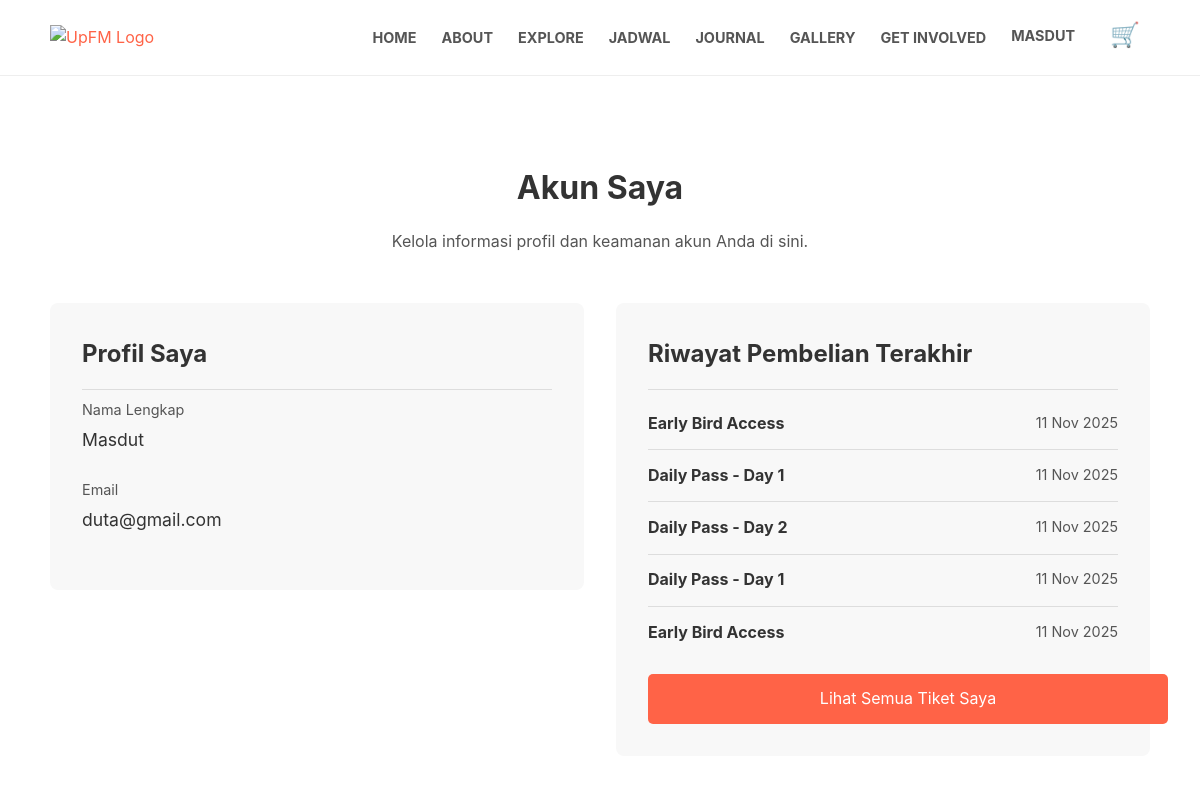
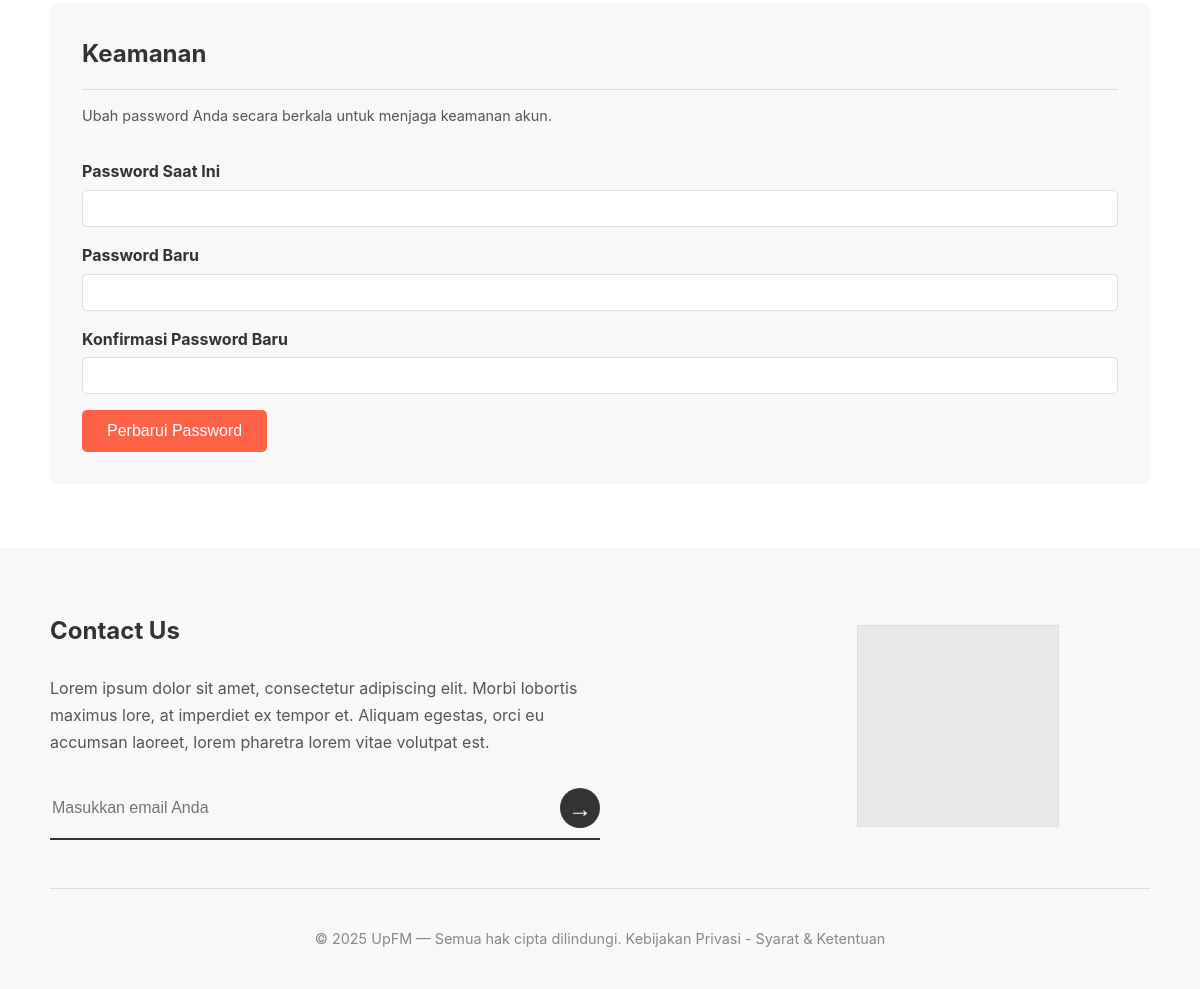
The page /account/my_account.php (signed in) on the database its author committed (2 pictures, top to bottom).
### tables this page shows
CREATE TABLE `users` (
  `id` int(11) NOT NULL,
  `full_name` varchar(255) NOT NULL,
  `email` varchar(255) NOT NULL,
  `password` varchar(255) NOT NULL COMMENT 'HARUS disimpan dalam bentuk HASH',
  `role` enum('admin','petugas','pengunjung') NOT NULL DEFAULT 'pengunjung',
  `created_at` timestamp NOT NULL DEFAULT current_timestamp()
);

CREATE TABLE `ticket_purchases` (
  `id` int(11) NOT NULL,
  `user_id` int(11) NOT NULL,
  `ticket_id` int(11) NOT NULL,
  `quantity` int(5) NOT NULL,
  `total_price` decimal(10,2) NOT NULL,
  `purchase_date` timestamp NOT NULL DEFAULT current_timestamp(),
  `payment_status` enum('pending','success','failed') NOT NULL DEFAULT 'pending',
  `transaction_code` varchar(50) NOT NULL
);

CREATE TABLE `tickets` (
  `id` int(11) NOT NULL,
  `category_name` varchar(100) NOT NULL COMMENT 'Contoh: Presale 1, VIP, Daily Pass',
  `filter_tag` varchar(50) NOT NULL,
  `price` decimal(10,2) NOT NULL,
  `quantity_available` int(11) NOT NULL,
  `description` text DEFAULT NULL
);

### account/my_account.php (the view, shortened to what this page needs)
<?php
require_once '../includes/db.php';
require_once '../includes/header.php';
$user_id = $_SESSION['user_id'];
$history_stmt = $conn->prepare(
    "SELECT t.category_name, p.purchase_date FROM ticket_purchases p JOIN tickets t ON p.ticket_id = t.id WHERE p.user_id = ? ORDER BY p.purchase_date DESC LIMIT 5"
);
$history_stmt->bind_param("i", $user_id);
$history_stmt->execute();
$purchase_history = $history_stmt->get_result()->fetch_all(MYSQLI_ASSOC);
$user_stmt = $conn->prepare("SELECT full_name, email FROM users WHERE id = ?");
$user_stmt->bind_param("i", $user_id);
$user_stmt->execute();
$user = $user_stmt->get_result()->fetch_assoc();
?>
<div class="container page-container">
    <h1 class="page-main-title">Akun Saya</h1>
    <p class="page-subtitle">Kelola informasi profil dan keamanan akun Anda di sini.</p>
    <div class="account-wrapper">
        <div class="account-panel">
            <h2 class="panel-title">Profil Saya</h2>
            <div class="profile-info">
                <div class="info-item">
                    <label>Nama Lengkap</label>
                    <p><?php echo htmlspecialchars($user['full_name']); ?></p>
                </div>
                <div class="info-item">
                    <label>Email</label>
                    <p><?php echo htmlspecialchars($user['email']); ?></p>
                </div>
            </div>
        </div>
        <div class="account-panel">
            <h2 class="panel-title">Riwayat Pembelian Terakhir</h2>
            <?php if (!empty($purchase_history)): ?>
                <ul class="purchase-history-list">
                    <?php foreach ($purchase_history as $item): ?>
                        <li>
                            <span class="item-name"><?php echo htmlspecialchars($item['category_name']); ?></span>
                            <span class="item-date"><?php echo date('d M Y', strtotime($item['purchase_date'])); ?></span>
                        </li>
                    <?php endforeach; ?>
                </ul>
                <a href="/upfm_web/account/my_tickets.php" class="btn-standard" style="width: 100%; text-align: center; margin-top: 1rem;">Lihat Semua Tiket Saya</a>
            <?php else: ?>
                <p class="panel-description">Anda belum pernah melakukan pembelian tiket.</p>
                <a href="/upfm_web/explore.php" class="btn-standard">Beli Tiket Sekarang</a>
            <?php endif; ?>
        </div>
        <div class="account-panel">
            <h2 class="panel-title">Keamanan</h2>
            <p class="panel-description">Ubah password Anda secara berkala untuk menjaga keamanan akun.</p>
            <form action="my_account.php" method="POST">
                <div class="form-group">
                    <label for="current_password">Password Saat Ini</label>
                    <input type="password" id="current_password" name="current_password" required>
                </div>
                <div class="form-group">
                    <label for="new_password">Password Baru</label>
                    <input type="password" id="new_password" name="new_password" required>
                </div>
                <div class="form-group">
                    <label for="confirm_password">Konfirmasi Password Baru</label>
                    <input type="password" id="confirm_password" name="confirm_password" required>
                </div>
                <button type="submit" name="change_password" class="btn-standard">Perbarui Password</button>
            </form>
        </div>
    </div>
</div>
<?php
require_once '../includes/footer.php';
?>

### includes/header.php (shortened to what this page needs)
<?php
$current_page = basename($_SERVER['SCRIPT_NAME']);
?>
<!DOCTYPE html>
<html lang="id">
<head>
    <link rel="stylesheet" href="/upfm_web/assets/css/style.css">
    <link rel="stylesheet" href="https://cdnjs.cloudflare.com/ajax/libs/lightbox2/2.11.3/css/lightbox.min.css">
</head>
<body>
<header>
    <div class="container header-container">
        <a href="/upfm_web/index.php" class="logo-link">
            <img src="/upfm_web/assets/images/logo.png" alt="UpFM Logo" class="logo">
        </a>
        <nav class="primary-nav">
            <ul id="primary-navigation" data-visible="false">
                <li><a href="/upfm_web/index.php" class="<?php echo ($current_page == 'index.php') ? 'active' : ''; ?>">HOME</a></li>
                <li><a href="/upfm_web/about.php" class="<?php echo ($current_page == 'about.php') ? 'active' : ''; ?>">ABOUT</a></li>
                <li><a href="/upfm_web/explore.php" class="<?php echo ($current_page == 'explore.php') ? 'active' : ''; ?>">EXPLORE</a></li>
                <li><a href="/upfm_web/schedule.php" class="<?php echo ($current_page == 'schedule.php') ? 'active' : ''; ?>">JADWAL</a></li>
                <li><a href="/upfm_web/journal.php" class="<?php echo ($current_page == 'journal.php' || $current_page == 'baca_artikel.php') ? 'active' : ''; ?>">JOURNAL</a></li>
                <li><a href="/upfm_web/gallery.php" class="<?php echo ($current_page == 'gallery.php') ? 'active' : ''; ?>">GALLERY</a></li>
                <li><a href="/upfm_web/get_involved.php" class="<?php echo ($current_page == 'get_involved.php' || $current_page == 'contact.php') ? 'active' : ''; ?>">GET INVOLVED</a></li>
                <?php if (isset($_SESSION['user_id'])): ?>
                    <li class="nav-dropdown">
                        <a href="#" class="dropdown-toggle">
                            <strong><?php echo htmlspecialchars($_SESSION['user_name']); ?></strong>
                        </a>
                    </li>
                <?php else: ?>
                    <li><a href="/upfm_web/auth/login.php" class="btn-nav-login">LOGIN</a></li>
                <?php endif; ?>
                <li>
                    <a href="/upfm_web/account/keranjang.php" class="cart-icon-wrapper">
                        <span class="cart-icon">&#128722;</span>
                    </a>
                </li>
            </ul>
        </nav>
    </div>
</header>
<main>

### includes/footer.php
</main> <footer>
    <div class="container">
        <div class="footer-main">
            <div class="footer-left">
                <h3>Contact Us</h3>
                <p>Lorem ipsum dolor sit amet, consectetur adipiscing elit. Morbi lobortis maximus lore, at imperdiet ex tempor et. Aliquam egestas, orci eu accumsan laoreet, lorem pharetra lorem vitae volutpat est.</p>
                <form class="contact-form">
                    <input type="email" placeholder="Masukkan email Anda">
                    <button type="submit">→</button>
                </form>
            </div>
            <div class="footer-right">
                <div class="logo-placeholder"></div>
            </div>
        </div>
        <div class="footer-bottom">
            <p>© 2025 UpFM — Semua hak cipta dilindungi. Kebijakan Privasi - Syarat & Ketentuan</p>
        </div>
    </div>
</footer>
<script src="/upfm_web/assets/js/main.js"></script> </body>
</html>

### assets/css/style.css (style rules this page uses)
:root { --primary-color: #ff6347; --dark-color: #333; --light-gray: #f8f8f8; --placeholder-gray: #e9e9e9; --text-color: #555; }
body { font-family: -apple-system, BlinkMacSystemFont, "Segoe UI", Roboto, Helvetica, Arial, sans-serif; margin: 0; background: #fff; color: var(--dark-color); line-height: 1.6; }
.container { max-width: 1100px; margin: 0 auto; padding: 0 20px; }
h1, h2, h3 { font-weight: bold; }
a { color: var(--primary-color); text-decoration: none; }
header { background: #fff; padding: 1rem 0; border-bottom: 1px solid #eee; position: sticky; top: 0; z-index: 1000; }
.header-container { display: flex; justify-content: space-between; align-items: center; }
.logo { height: 40px; z-index: 9999; }
ul#primary-navigation { display: flex; align-items: center; gap: 25px; list-style: none; margin: 0; padding: 0; }
.primary-nav a { color: var(--text-color); font-weight: bold; text-decoration: none; font-size: 0.9rem; text-transform: uppercase; transition: color 0.2s ease-in-out; padding-bottom: 5px; position: relative; }
.primary-nav a::after { content: ''; display: block; position: absolute; bottom: 0; left: 0; width: 0; height: 2px; background: var(--dark-color); transition: width 0.3s ease; }
.nav-dropdown { position: relative; }
.dropdown-toggle { display: flex; align-items: center; gap: 5px; }
.dropdown-toggle::after { content: '▼'; font-size: 0.6rem; opacity: 0.7; }
.cart-icon-wrapper { position: relative; display: block; padding: 0 10px; }
.cart-icon { font-size: 1.5rem; color: var(--dark-color); }
.page-container { padding-top: 4rem; padding-bottom: 4rem; }
.page-main-title { text-align: center; font-size: 2rem; margin-bottom: 0.5rem; }
.page-subtitle { text-align: center; color: var(--text-color); margin-bottom: 3rem; }
.account-wrapper { display: grid; grid-template-columns: repeat(2, 1fr); gap: 2rem; align-items: start; }
.account-wrapper .account-panel:last-child { grid-column: 1 / -1; }
.account-panel { background-color: var(--light-gray); padding: 2rem; border-radius: 8px; }
.panel-title { font-size: 1.5rem; margin-top: 0; margin-bottom: 0.5rem; padding-bottom: 1rem; border-bottom: 1px solid #ddd; }
.panel-description { font-size: 0.9rem; color: var(--text-color); margin-bottom: 2rem; }
.info-item { margin-bottom: 1.5rem; }
.info-item label { font-size: 0.9rem; color: var(--text-color); display: block; margin-bottom: 5px; }
.info-item p { font-size: 1.1rem; margin: 0; }
.purchase-history-list { list-style: none; padding: 0; margin: 0; }
.purchase-history-list li { display: flex; justify-content: space-between; padding: 0.8rem 0; }
.purchase-history-list li:not(:last-child) { border-bottom: 1px solid #ddd; }
.item-name { font-weight: bold; }
.item-date { font-size: 0.9rem; color: var(--text-color); }
.account-panel .form-group { margin-bottom: 1rem; }
.account-panel .form-group label { font-weight: bold; display: block; margin-bottom: 5px; }
.account-panel .form-group input { width: 100%; padding: 10px; border: 1px solid #ddd; border-radius: 5px; box-sizing: border-box; }
.btn-standard { display: inline-block; padding: 12px 25px; background: var(--primary-color); color: white; border: none; border-radius: 5px; font-size: 1rem; cursor: pointer; text-align: center; transition: background-color 0.2s ease; }
footer { background-color: var(--light-gray); color: var(--text-color); padding-top: 4rem; }
.footer-main { display: flex; justify-content: space-between; gap: 3rem; padding-bottom: 3rem; }
.footer-left { flex-basis: 50%; }
.footer-left h3 { margin-top: 0; font-size: 1.5rem; color: var(--dark-color); }
.footer-left p { line-height: 1.7; font-weight: normal; }
.contact-form { display: flex; margin-top: 2rem; border-bottom: 2px solid var(--dark-color); padding-bottom: 10px; }
.contact-form input { flex-grow: 1; border: none; background: transparent; outline: none; font-size: 1rem; }
.contact-form button { background: var(--dark-color); color: #fff; border: none; width: 40px; height: 40px; border-radius: 50%; font-size: 1.5rem; cursor: pointer; line-height: 40px; text-align: center; transition: background-color 0.2s ease; }
.footer-right { flex-basis: 35%; display: flex; justify-content: center; align-items: center; }
.logo-placeholder { width: 200px; height: 200px; background: var(--placeholder-gray); border: 1px solid #ddd; }
.footer-bottom { text-align: center; padding: 1.5rem 0; font-size: 0.9rem; color: #888; border-top: 1px solid #ddd; }

### rows shown on the page
users: full_name "Masdut", email "duta@gmail.com"
ticket_purchases: ticket.category_name "Early Bird Access", purchase_date "11 Nov 2025"
ticket_purchases: ticket.category_name "Daily Pass - Day 1", purchase_date "11 Nov 2025"
ticket_purchases: ticket.category_name "Daily Pass - Day 2", purchase_date "11 Nov 2025"
ticket_purchases: ticket.category_name "Daily Pass - Day 1", purchase_date "11 Nov 2025"
ticket_purchases: ticket.category_name "Early Bird Access", purchase_date "11 Nov 2025"

### other values the page prints
$_SESSION['user_name'] "MASDUT"
